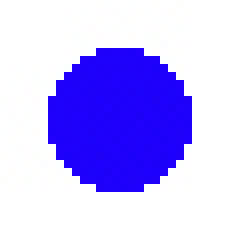
#> input picture lfi-02/images/hog_test/circle.jpg, 30 x 30 px (shown 8 times larger); its folder holds only this picture in this run
$ python simple_hog.py   (older library calls are emulated)
#> lines starting #> are read from the running program, lines starting #| are printed output that depends on the picture; after the words box and inside, x2 and y2 are one past the last pixel; in counts of white or black regions, pixels touching at a corner belong together
#!/usr/bin/env python3
# -*- coding: utf-8 -*-
"""
Created on Fri Nov  8 19:24:31 2019
This skript displays a descriptor as a Histogram of Oriented
Gradients (HOG), to detect shapes or edges. By computing the magnitude
and the angle of a grayscaled image.

Additional information and sources:
    * https://opencv-python-tutroals.readthedocs.io/en/latest/py_tutorials/py_imgproc/py_gradients/py_gradients.html
        This describes a better way to use sobel filter eventhough the img is in uint8
        Output dtype = cv2.CV_64F. Then take its absolute and convert to cv2.CV_8U did not work for angle calculation

    * The magnitude represents the intensity of the pixel and the orientation gives the direction for the same.
        https://www.analyticsvidhya.com/blog/2019/10/detailed-guide-powerful-sift-technique-image-matching-python/

    * Where magnitude is Zero this regions are not interesting. They tend to be without Edges or anything else
        this regions are mostly plain like a white sheet of paper


@author: Konstantin Schuckmann
"""
# no used because plt did not work with TkAgg
# import matplotlib
# matplotlib.use('TkAgg')

import numpy as np
import cv2
import math
import matplotlib.pyplot as plt
import glob
# important for defining own path
import os

###############################################################
#
# Write your own descriptor / Histogram of Oriented Gradients
#
###############################################################


def plot_histogram(hist, bins, path):
    """ Input: histogram values of image, number of bins for seperation, path or String for title
    This function plots a figure
    No return
    """
    width = 0.7 * (bins[1] - bins[0])
    center = (bins[:-1] + bins[1:]) / 2
    plt.figure()
    plt.bar(center, hist, align='center', width=width)
    plt.title(path)
    plt.show()


def compute_simple_hog(imggray, keypoints, imgpath):
    """Input: image in gray, the calculated keypoints, imgpath for name of plot
    This function calculates the HOG by using the gradient the angle and the magnitude of
    an Image for every given Keypoint. After that it plots the HOG.

    return: a descriptor

    """
    # compute x and y gradients (sobel kernel size 5)
    sobel_x = cv2.Sobel(imggray,cv2.CV_32FC1,1,0,ksize=5)
    sobel_y = cv2.Sobel(imggray,cv2.CV_32FC1,0,1,ksize=5)

    # compute magnitude and angle of the gradients
    angleGr = cv2.phase(sobel_x,sobel_y, angleInDegrees = False)
    magGr = cv2.magnitude(sobel_x,sobel_y)

    # go through all keypoints and compute feature vector
    descr = np.zeros((len(keypoints), 8), np.float32)
    count = 0
    for kp in keypoints:

        # print kp.pt, kp.size
        print(f'Keypoint: {kp.pt}\nSize: {kp.size}')
        x, y = kp.pt

        pt = calc_surrounding_keypoint(x,y,kp.size)
        # print the corners that define the subwindow
        print(f'The top left corner is {[pt[0][0],pt[1][0]]} and the buttom right corner is {[pt[0][1],pt[1][1]]}\n')

        # extract gradient magnitude in keypoint subwindow
        magKp = magGr[pt[0][0]:pt[0][1],pt[1][0]:pt[1][1]]
        # extract angle in keypoint sub window
        angleKp = angleGr[pt[0][0]:pt[0][1],pt[1][0]:pt[1][1]]

        # create histogram of angle in subwindow BUT only where magnitude of gradients is non zero! Why? Find an
        # answer to that question use np.histogram
        angleKp = angleKp[magKp > 0]

        #(hist, bins) = np.histogram(...)
        (hist, bins) = np.histogram(angleKp, bins = 8, density = True, range = (0, 2*np.pi))
        plot_histogram(hist, bins, imgpath)

        descr[count] = hist

    return descr

def load_image_and_cvt(path):
    """ Input: path to image
    This functions reads the image and converts it into grayscale
    return: gray image
    """
    img = cv2.imread(path)
    # this step is important for edge detection , reading the image in gray is not enough
    imggray = cv2.cvtColor(img, cv2.COLOR_BGR2GRAY)
    imggray = np.float32(imggray)
    return imggray

def calc_surrounding_keypoint(point_x_of_kp, point_y_of_kp, size):
    """Input: x and y of Keypoint and the Keypoint size
    This function calculates the buttom right and top left corner for subwindow
    return: List with points for subwindow [[tl_x,br_x],[tl_y,br_y]]
    """
    # modulo calculation
    mod = lambda x,md: x%md

    # floor calculation to stick with given size around the Keypoint
    dev = math.floor(size/2)

    pt_x_top_left = point_x_of_kp - dev
    pt_y_top_left = point_y_of_kp - dev

    pt_x_botom_right = point_x_of_kp + dev
    pt_y_botom_right = point_y_of_kp + dev

    # if the given size is odd create odd subwindow
    if mod(size,2) == 1:
        pt_x_botom_right = point_x_of_kp + dev + 1
        pt_y_botom_right = point_y_of_kp + dev + 1

    return [np.uint8([pt_x_top_left,pt_x_botom_right]),np.uint8([pt_y_top_left,pt_y_botom_right])]

keypoints = [cv2.KeyPoint(15, 15, 11)]

# test for all test images
# preprocessing and load the images
os.chdir("/Users/Kostja/Desktop/Master/Sem_5_(19:20_WiSe)/Learning from Images/Assignments/lfi-02")
img = glob.glob('./images/hog_test/*.jpg')
images = [load_image_and_cvt(img[i]) for i in range(len(img))]
#> in load_image_and_cvt, img is the input picture: shape (30, 30, 3); mean B, G, R 253.7, 182.5, 190.9
#> in load_image_and_cvt, `imggray = cv2.cvtColor(img, cv2.COLOR_BGR2GRAY)`:
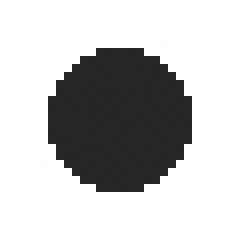
#> imggray: shape (30, 30) (shown 8 times larger); min 37, max 255, mean 193.1
#> images = 1 item

descriptor = [compute_simple_hog(images[i], keypoints, img[i]) for i in range(len(images))]
#> in compute_simple_hog, `sobel_x = cv2.Sobel(imggray,cv2.CV_32FC1,1,0,ksize=5)`:
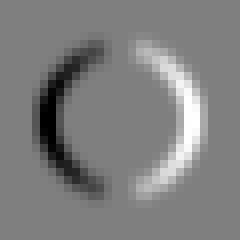
#> sobel_x: shape (30, 30) float32 (shown 8 times larger); min -10420, max 10431, mean 0.7; drawn with min black and max white
#> in compute_simple_hog, `sobel_y = cv2.Sobel(imggray,cv2.CV_32FC1,0,1,ksize=5)`:
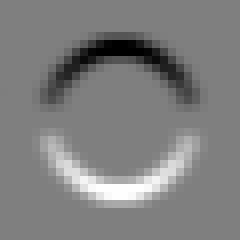
#> sobel_y: shape (30, 30) float32 (shown 8 times larger); min -10416, max 10431, mean 0.6; drawn with min black and max white
#> in compute_simple_hog, `angleGr = cv2.phase(sobel_x,sobel_y, angleInDegrees = False)`:
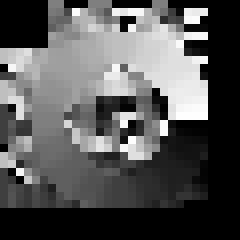
#> angleGr: shape (30, 30) float32 (shown 8 times larger); min 0, max 6.28, mean 2.12; drawn with min black and max white
#> in compute_simple_hog, `magGr = cv2.magnitude(sobel_x,sobel_y)`:
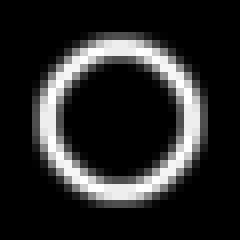
#> magGr: shape (30, 30) float32 (shown 8 times larger); min 0, max 11132.3, mean 1750.8; drawn with min black and max white
#> the loop in compute_simple_hog, `for kp in keypoints:` made 1 pass
#> (hist, bins, width in plot_histogram, center in plot_histogram) on pass 1: ([0.263, 0.168, 0.105, 0.168, 0.2, 0.105, 0.105, 0.158], [0, 0.785, 1.57, 2.36, 3.14, 3.93, 4.71, 5.5, 6.28], 0.55, [0.393, 1.18, 1.96, 2.75, 3.53, 4.32, 5.11, 5.89])
#> pass 1, in plot_histogram, `plt.show()`:
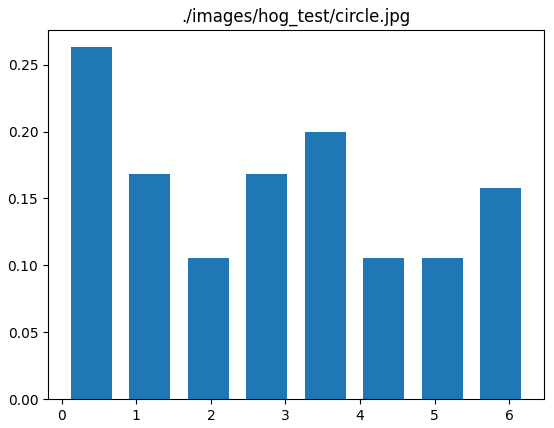
#> figure drawn by matplotlib, 1 panel; tallest bar 0.263 high, from x = 0.118 to 0.668
#> descriptor = 1 item

$ run again, on lfi-02/images/hog_test/diag.jpg
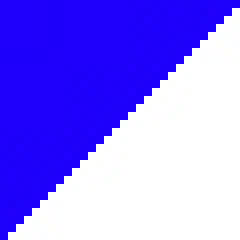
#> input picture lfi-02/images/hog_test/diag.jpg, 30 x 30 px (shown 8 times larger)
#> in load_image_and_cvt, img is the input picture: shape (30, 30, 3); mean B, G, R 252.9, 123.3, 138.9
#> images = 1 item
#> in compute_simple_hog, `angleGr = cv2.phase(sobel_x,sobel_y, angleInDegrees = False)`:
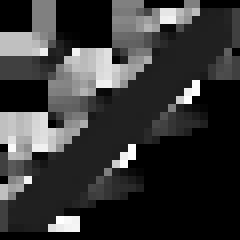
#> angleGr: shape (30, 30) float32 (shown 8 times larger); min 0, max 6.24, mean 1.34; drawn with min black and max white
#> the loop in compute_simple_hog, `for kp in keypoints:` made 1 pass
#> (bins, width in plot_histogram, center in plot_histogram) on pass 1: ([0, 0.785, 1.57, 2.36, 3.14, 3.93, 4.71, 5.5, 6.28], 0.55, [0.393, 1.18, 1.96, 2.75, 3.53, 4.32, 5.11, 5.89])
#> pass 1, in plot_histogram, `plt.show()`:
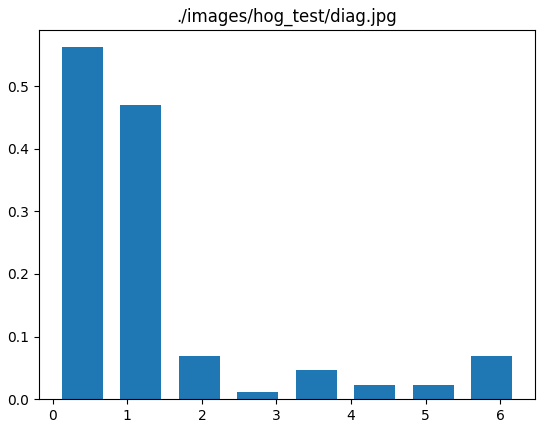
#> figure drawn by matplotlib, 1 panel; tallest bar 0.562 high, from x = 0.118 to 0.668

$ run again, on lfi-02/images/hog_test/horiz.jpg
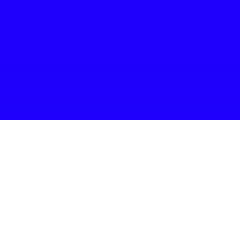
#> input picture lfi-02/images/hog_test/horiz.jpg, 30 x 30 px (shown 8 times larger)
#> in load_image_and_cvt, img is the input picture: shape (30, 30, 3); mean B, G, R 253.3, 127.6, 142.9
#> in load_image_and_cvt, `imggray = cv2.cvtColor(img, cv2.COLOR_BGR2GRAY)`:
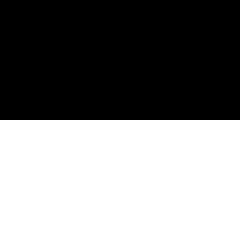
#> imggray: shape (30, 30) (shown 8 times larger); values 38 (black) and 255 (white), 50% white; 1 white region, box (x1, y1, x2, y2) and area: (0, 15, 30, 30) 450
#> images = 1 item
#> sobel_x: shape (30, 30) float32; every value is 0
#> angleGr: shape (30, 30) float32; values 0 (black) and 1.57 (white), 13.3% white; 1 white region, box (x1, y1, x2, y2) and area: (0, 13, 30, 17) 120
#> the loop in compute_simple_hog, `for kp in keypoints:` made 1 pass
#> (hist, bins, width in plot_histogram, center in plot_histogram) on pass 1: ([0, 0, 1.27, 0, 0, 0, 0, 0], [0, 0.785, 1.57, 2.36, 3.14, 3.93, 4.71, 5.5, 6.28], 0.55, [0.393, 1.18, 1.96, 2.75, 3.53, 4.32, 5.11, 5.89])
#> pass 1, in plot_histogram, `plt.show()`:
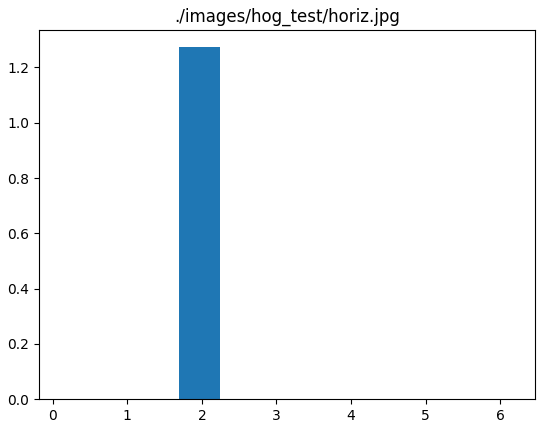
#> figure drawn by matplotlib, 1 panel; tallest bar 1.27 high, from x = 1.69 to 2.24

$ run again, on lfi-02/images/hog_test/vert.jpg
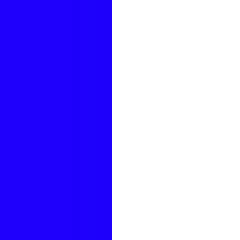
#> input picture lfi-02/images/hog_test/vert.jpg, 30 x 30 px (shown 8 times larger)
#> in load_image_and_cvt, img is the input picture: shape (30, 30, 3); mean B, G, R 253.4, 136, 150.3
#> images = 1 item
#> sobel_y: shape (30, 30) float32; every value is 0
#> in compute_simple_hog, `angleGr = cv2.phase(sobel_x,sobel_y, angleInDegrees = False)`:
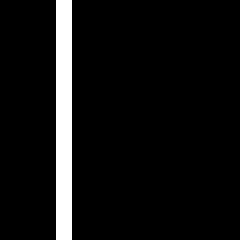
#> angleGr: shape (30, 30) float32 (shown 8 times larger); values 0 (black) and 3.14 (white), 6.7% white in thin lines or dots, all inside (x1, y1, x2, y2) = (7, 0, 9, 30)
#> the loop in compute_simple_hog, `for kp in keypoints:` made 1 pass
#> (hist, bins, width in plot_histogram, center in plot_histogram) on pass 1: ([1.27, 0, 0, 0, 0, 0, 0, 0], [0, 0.785, 1.57, 2.36, 3.14, 3.93, 4.71, 5.5, 6.28], 0.55, [0.393, 1.18, 1.96, 2.75, 3.53, 4.32, 5.11, 5.89])
#> pass 1, in plot_histogram, `plt.show()`:
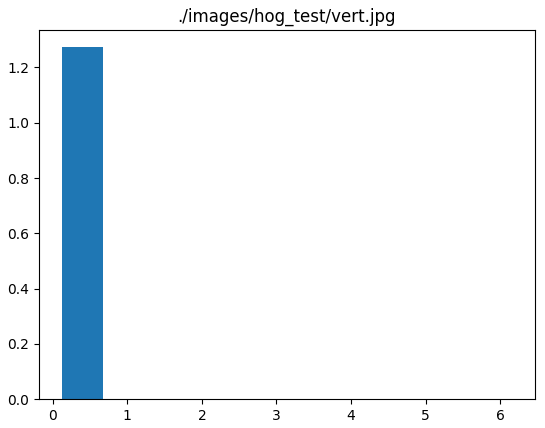
#> figure drawn by matplotlib, 1 panel; tallest bar 1.27 high, from x = 0.118 to 0.668
